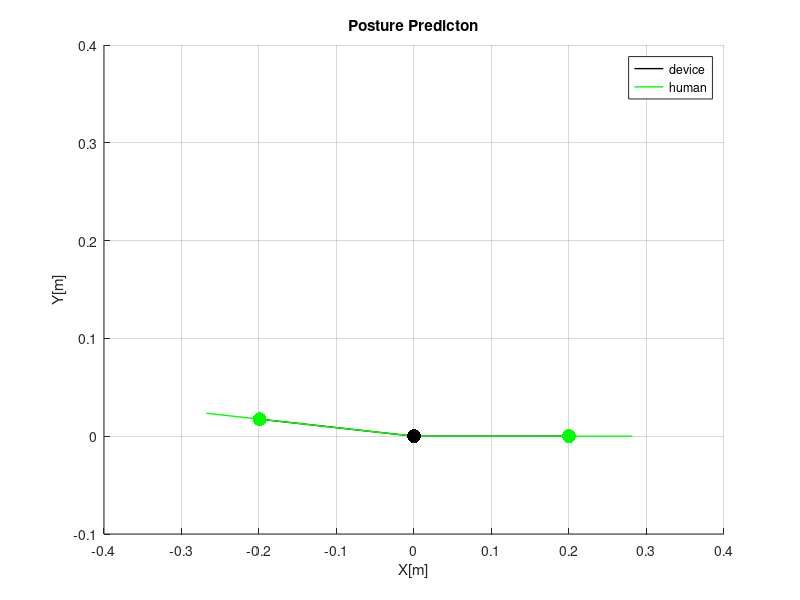

Here is the MATLAB script that generated this plot: (Note: this script raises an error after producing the figure.)
clc
clear 
close all

%% import - result.txt로 계산데이터 저장

G1 = importdata('result.txt');

%% input - 원하는 각도 1도 단위로 입력(베이스링크, 팔꿈치)

device_baselink_angle = 0
device_elbow_angle = 175

%% 상수 73kg, 1741mm 남성

L_h_u = 0.2817; % 신체 상완 길이(m)
L_h_f = 0.2689; % 신체 전완 길이(m)
L_d_u = 0.2; % 디바이스 상완 길이(m)
L_d_f = 0.2; % 디바이스 전완 길이(m)

m_h_u = 1.9783; % 신체 상완 질량(kg)
m_h_f = 1.1826; % 신체 전완 질량(kg)
m_d_u = 2; % 디바이스 상완 질량(kg)
m_d_f = 2; % 디바이스 전완 질량(kg)

G_h_u = 0.4228; % 신체 상완 무게중심 위치
G_h_f = 0.4574; % 신체 전완 무게중심 위치
G_d_u = 0.5; % 로봇 상완 무게중심 위치
G_d_f = 0.5; % 로봇 전완 무게중심 위치

K_u = 10000; % 신체 상완 길이방향 스프링강성(N/m)
K_f = 10000; % 신체 전완 길이방향 스프링강성(N/m)
K_t_u = 10000; % 신체 상완 비틀림 스프링강성(N*m/rad)
K_t_f = 10000; % 신체 전완 비틀림 스프링강성(N*m/rad)
q_u_0 = 0; % 신체 상완 비틀림 스프링 각도 초기값(rad)
q_f_0 = 0; % 신체 전완 비틀림 스프링 각도 초기값(rad)

g = 9.81; % 중력가속도(m/s^2)

l_s_u_0 = L_h_u - L_d_u ; % 신체 상완 스프링 길이 초기값(m) 
l_s_f_0 = L_h_f - L_d_f ; % 신체 전완 스프링 길이 초기값(m)

%% 각 변수들 상관관계(수학적 모델링에서 도출되는 수식)

% result에 저장된 값 찾아서 호출
q_u = deg2rad(G1(find(G1(:,1)==device_baselink_angle&G1(:,2)==device_elbow_angle),4));  
q_f = deg2rad(G1(find(G1(:,1)==device_baselink_angle&G1(:,2)==device_elbow_angle),5)); 

d_d = deg2rad(device_elbow_angle);

l_s_u = (L_h_u*sin(q_f - d_d + q_u) + L_d_f*sin(q_f) + L_d_u*sin(d_d - q_f))/sin(q_f - d_d + q_u);
l_s_f = (L_h_f*sin(q_f - d_d + q_u) + L_d_u*sin(q_u) + L_d_f*sin(d_d - q_u))/sin(q_f - d_d + q_u);

h_d = d_d - q_u - q_f;

baselink_angle = deg2rad(device_baselink_angle);

%% calculate safety -

Mu = K_t_u*q_u;
Mf = K_t_f*q_f;
Fu = K_u*(l_s_u - l_s_u_0);
Ff = K_u*(l_s_f - l_s_f_0);
AS = rad2deg(h_d) - rad2deg(d_d); % elbow joint 유사성

if(abs(Fu)>10)
    SFu = 10^(-10);
else
    SFu = (-1/10)*abs(Fu)+1;
end

if(abs(Mu)>10)
    SMu = 10^(-10);
else
    SMu = (-1/10)*abs(Mu)+1;
end

if(abs(Ff)>10)
    SFf = 10^(-10);
else
    SFf = (-1/10)*abs(Ff)+1;
end

if(abs(Mf)>10)
    SMf = 10^(-10);
else
    SMf = (-1/10)*abs(Mf)+1;
end

%

if(abs(AS)>4)
    Sa = 10^(-10);
else
    Sa = (-1/4)*abs(AS)+1;
end

%

St  = SFu*SMu*SFf*SMf*Sa;
if(St<=10^(-10))
    Stotal = 0;
else
    Stotal = 0.1*(10 + log(St));
end

%% figure 1 - human posture prediction

x = (L_d_f*cos(baselink_angle + q_u)*sin(q_f) + L_d_u*sin(d_d - q_f)*cos(baselink_angle + q_u) + L_d_u*sin(q_f - d_d + q_u)*cos(baselink_angle))/sin(q_f - d_d + q_u);
y = (L_d_f*sin(baselink_angle + q_u)*sin(q_f) + L_d_u*sin(d_d - q_f)*sin(baselink_angle + q_u) + L_d_u*sin(q_f - d_d + q_u)*sin(baselink_angle))/sin(q_f - d_d + q_u);

x_d_u = L_d_u * cos(baselink_angle + 0); % 디바이스 상완 x축 좌표값
y_d_u = L_d_u * sin(baselink_angle + 0); % 디바이스 상완 y축 좌표값

x_d_f = L_d_f * cos(baselink_angle + d_d); % 디바이스 전완 x축 좌표값
y_d_f = L_d_f * sin(baselink_angle + d_d); % 디바이스 전완 y축 좌표값

x_h_f = x + L_h_f * cos(baselink_angle + q_u + h_d); % 인체 전완 x축 좌표값
y_h_f = y + L_h_f * sin(baselink_angle + q_u + h_d); % 인체 전완 y축 좌표값

x_h_u = x + L_h_u * cos(baselink_angle + q_u); % 인체 상완 x축 좌표값
y_h_u = y + L_h_u * sin(baselink_angle + q_u); % 인체 전완 y축 좌표값

set(figure(1),'position',[50,550,400,250])
set(gca,'GridColor','black')
     
title('Posture Predicton')

xlabel('X[m]');
ylabel('Y[m]');
xticks(-0.4:0.1:0.4)
xlim([-0.4 0.4]);
yticks(-0.1:0.1:0.4)
ylim([-0.1 0.4]);

hold on;
grid on;

line([0 x_d_f],[0 y_d_f],'color','black','LineWidth',1); 
line([x x_h_f],[y y_h_f],'color','green','LineWidth',1);
line([0 x_d_u],[0 y_d_u],'color','black','LineWidth',1);
line([x x_h_u],[y y_h_u],'color','green','LineWidth',1);

plot(x,y,'g.','MarkerSize',30);
plot(x_d_f,y_d_f,'g.','MarkerSize',30);
plot(x_d_u,y_d_u,'g.','MarkerSize',30);
plot(0,0,'black.','MarkerSize',30);

legend({'device','human'})

txt1 = ['device elbow angle : ' num2str(round(rad2deg(d_d),4)) '°'];
txt2 = ['human elbow angle : ' num2str(round(rad2deg(h_d),4)) '°'];
text(-0.39,0.375,txt1)
text(-0.39,0.325,txt2)

%% figure 2 - interaction force

set(figure(2),'position',[500,550,400,400])
set(gca,'GridColor','black')
title('Interaction Force')

colororder({'red','blue'})

yyaxis left
ylabel('moment[Nm]');
yticks(-10:2:10)
ylim([-10 10])

yyaxis right
ylabel('force[N]')
yticks(-10:2:10)
ylim([-10 10])

hold on;
grid on;

X1 = categorical({'Mu','Fu','Mf','Ff'});
X1 = reordercats(X1,{'Mu','Fu','Mf','Ff'});
Y1 = round([Mu Fu Mf Ff],2);

bar1 = bar(X1,Y1,'FaceColor','flat');

xtips1 = bar1(1).XEndPoints;
ytips1 = bar1(1).YEndPoints;
labels1 = string(bar1(1).YData);
text(xtips1,ytips1,labels1,'HorizontalAlignment','center','VerticalAlignment','bottom');

bar1.CData(1,:) = [1 0 0];
bar1.CData(2,:) = [0 0 1];
bar1.CData(3,:) = [1 0 0];
bar1.CData(4,:) = [0 0 1];

yline(0,'color','black','lineStyle','-')

%% figure 3 -  result of device safety

set(figure(3),'position',[950,550,400,400])
set(gca,'GridColor','black')
title('Result of Device Safety')

hold on;
grid on;

X2 = categorical({'Mu','Fu','Mf','Ff','AS','Total'});
X2 = reordercats(X2,{'Mu','Fu','Mf','Ff','AS','Total'});
Y2 = [SMu SFu SMf SFf Sa Stotal];

bar2 = bar(X2,Y2,'FaceColor','flat');

xtips1 = bar2(1).XEndPoints;
ytips1 = bar2(1).YEndPoints;
labels1 = string(bar2(1).YData);
text(xtips1,ytips1,labels1,'HorizontalAlignment','center','VerticalAlignment','bottom');

ylabel('Safety Score')
yticks(0:0.1:1)
ylim([0 1])

bar2.CData(1,:) = [1 0 0];
bar2.CData(2,:) = [0 0 1];
bar2.CData(3,:) = [1 0 0];
bar2.CData(4,:) = [0 0 1];
bar2.CData(5,:) = [0 1 0];
bar2.CData(6,:) = [0 0 0];

%% figure 4 - spider plot

figure(4)
set(figure(4),'position',[1400,550,400,400])

% Initialize data points
D1 = [SMu SFu SMf SFf Sa];
D2 = [0 0 0 0 0]; % 나중에 여러 그래프를 동시에 plot하고 싶을 때 사용 
D3 = [0 0 0 0 0]; 
P = [D1; D2; D3];

% Spider plot
spider_plot(P,...
    'AxesLabels', {'Mu', 'Fu', 'Mf', 'Ff', 'A.S.'},...
    'AxesInterval', 4,...
    'AxesPrecision', 1,...
    'AxesDisplay', ['one'],...
    'AxesLimits', [0, 0, 0, 0, 0; 1, 1, 1, 1, 1],...
    'FillOption', 'on',...
    'FillTransparency', 0.2,...
    'Color', [1, 0, 0; 0, 0, 0; 0, 0, 0],...
    'LineStyle', {'-', '-', '-'},...
    'LineWidth', [1, 1, 1],...
    'LineTransparency', 1,...
    'Marker', {'o', 'o', 'o'},...
    'MarkerSize', [10, 10, 10],...
    'MarkerTransparency', 1,...
    'AxesFont', 'Times New Roman',...
    'LabelFont', 'Times New Roman',...
    'AxesFontSize', 8,...
    'LabelFontSize', 10,...
    'Direction', 'clockwise',...
    'AxesDirection', {'noraml', 'normal', 'normal', 'normal', 'normal'},...
    'AxesLabelsOffset', 0.1,...
    'AxesDataOffset', 0.1,...
    'AxesScaling', 'linear',...
    'AxesColor', [0.6, 0.6, 0.6],...
    'AxesLabelsEdge', 'none',...
    'AxesOffset', 0,...
    'AxesZoom', 0.6,...
    'AxesHorzAlign', 'quadrant',...
    'AxesVertAlign', 'quadrant',...
    'PlotVisible', 'on',...
    'AxesTickLabels', 'data',...
    'AxesInterpreter', 'tex',...
    'BackgroundColor' , 'w',...
    'MinorGrid', 'off',...
    'MinorGridInterval', 2,...
    'AxesZero', 'off',...
    'AxesZeroColor', 'k',...
    'AxesZeroWidth', 2,...
    'AxesRadial', 'on',...
    'AxesAngular', 'on',...
    'AxesShaded', 'off',...
    'AxesShadedLimits', [],...
    'AxesShadedColor', 'g',...
    'AxesShadedTransparency', 0.2,...
    'AxesLabelsRotate', 'off');

hold on;

txt3 = ['Total Safety Score : ' num2str(Stotal)];
text(-0.7,-1.2,txt3)

% Title and legend settings
title(sprintf('Result of Device Safety'));
%legend_str = {'ideal'};
%legend(legend_str, 'Location', 'northwest');

%% print

disp('------------------------------')
disp('Output Parameter')

disp(sprintf('device elbow angle : %d°',d_d))
disp(sprintf('human elbow angle : %d°',h_d))

disp(sprintf('Interaction Force(M.u.) : %dNm',Mu))
disp(sprintf('Interaction Force(F.u.) : %dN',Fu))
disp(sprintf('Interaction Force(M.f.) : %dNm',Mf))
disp(sprintf('Interaction Force(F.f.) : %dN',Ff))

disp(sprintf('Safety Score(M.u.) : %d',SMu))
disp(sprintf('Safety Score(F.u.) : %d',SFu))
disp(sprintf('Safety Score(M.f.) : %d',SMf))
disp(sprintf('Safety Score(F.f.) : %d',SFf))
disp(sprintf('Safety Score(AS) : %d',Sa))
disp(sprintf('Safety Score(Total) : %d',Stotal))